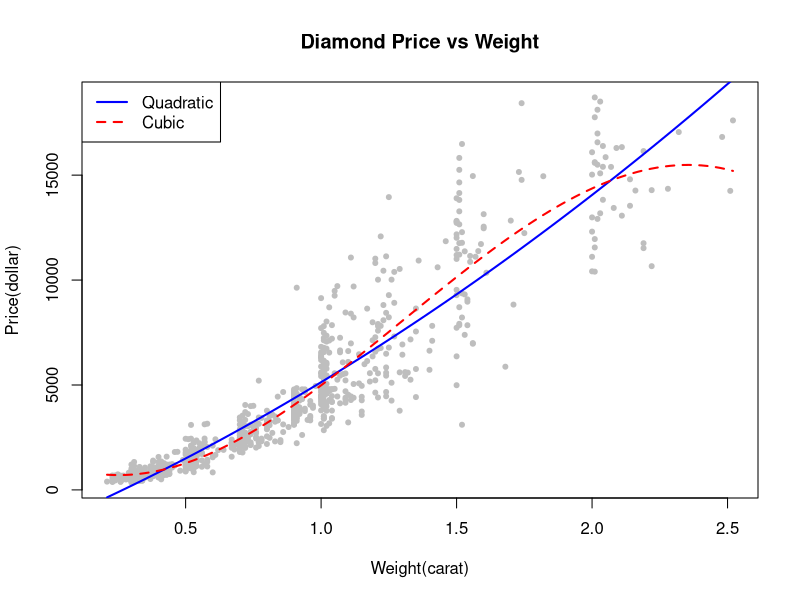
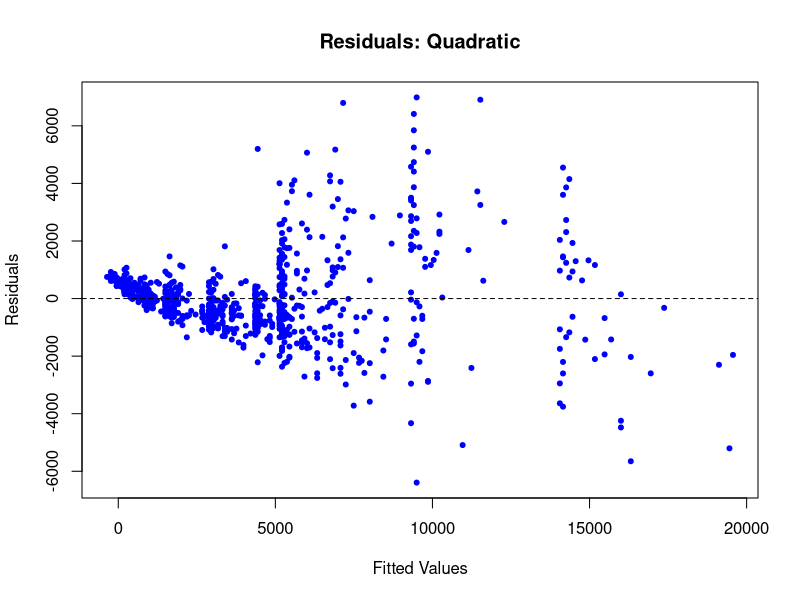
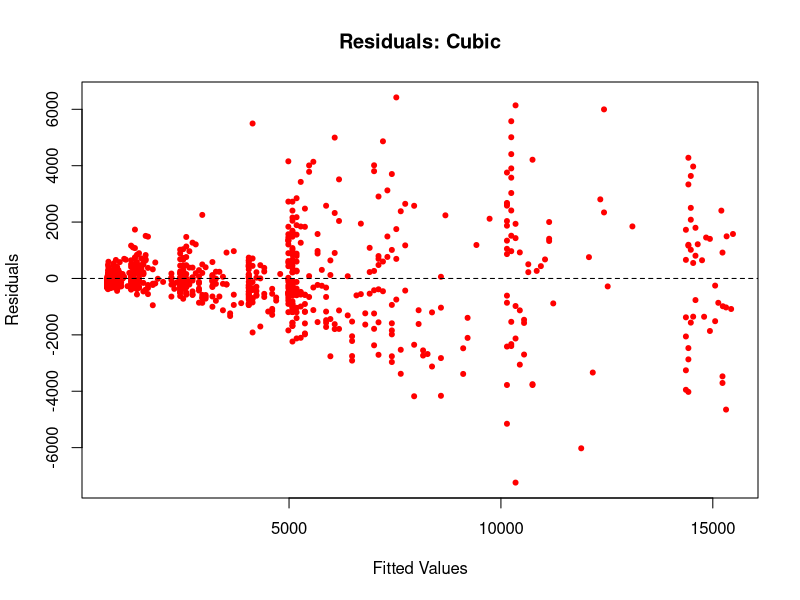

Write the R code that produced these figures, in order.
## ---- chunk 1
knitr::opts_chunk$set(echo = FALSE)
## ---- chunk 2
Diamond=read.csv('dia1.csv')
plot(Diamond$weight, Diamond$price, 
     pch = 20, col = "grey", 
     xlab = "Weight(carat)", ylab = "Price(dollar)", 
     main = "Diamond Price vs Weight")
m2=lm(price~weight+I(weight**2),data= Diamond)
m3=lm(price~weight+I(weight**2)+I(weight**3),data= Diamond)
w_seq = seq(min(Diamond$weight), max(Diamond$weight), length.out = 100)
new_data = data.frame(weight = w_seq)
lines(w_seq, predict(m2, new_data), col = "blue", lwd = 2)
lines(w_seq, predict(m3, new_data), col = "red", lwd = 2, lty = 2)
legend("topleft", legend = c("Quadratic", "Cubic"), 
       col = c("blue", "red"), lwd = 2, lty = c(1, 2))
## ---- chunk 3
plot(predict(m2), resid(m2),
     main = "Residuals: Quadratic",
     xlab = "Fitted Values", ylab = "Residuals", pch = 20, col = "blue")
abline(h = 0, col = "black", lty = 2)
plot(predict(m3), resid(m3),
     main = "Residuals: Cubic",
     xlab = "Fitted Values", ylab = "Residuals", pch = 20, col = "red")
abline(h = 0, col = "black", lty = 2)
